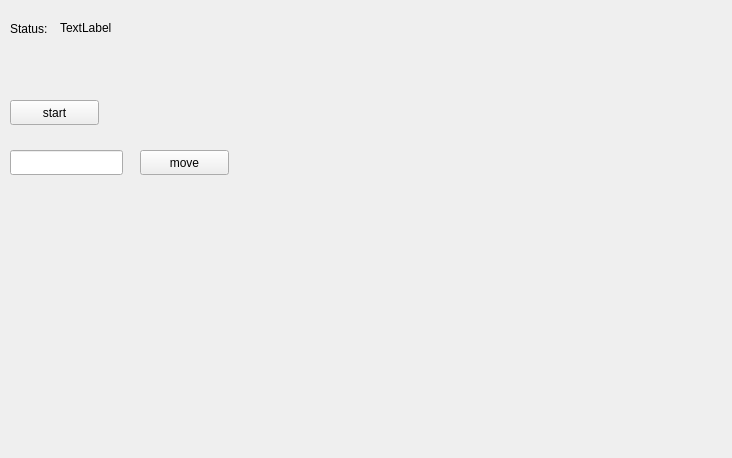
<?xml version="1.0" encoding="UTF-8"?>
<ui version="4.0">
 <class>NeroMainwindown</class>
 <widget class="QWidget" name="NeroMainwindown">
  <property name="geometry">
   <rect>
    <x>0</x>
    <y>0</y>
    <width>732</width>
    <height>458</height>
   </rect>
  </property>
  <property name="windowTitle">
   <string>Form</string>
  </property>
  <widget class="QPushButton" name="btn_start">
   <property name="geometry">
    <rect>
     <x>10</x>
     <y>100</y>
     <width>89</width>
     <height>25</height>
    </rect>
   </property>
   <property name="text">
    <string>start</string>
   </property>
  </widget>
  <widget class="QLabel" name="label">
   <property name="geometry">
    <rect>
     <x>10</x>
     <y>20</y>
     <width>67</width>
     <height>17</height>
    </rect>
   </property>
   <property name="text">
    <string>Status:</string>
   </property>
  </widget>
  <widget class="QLabel" name="lb_status">
   <property name="geometry">
    <rect>
     <x>60</x>
     <y>20</y>
     <width>371</width>
     <height>16</height>
    </rect>
   </property>
   <property name="text">
    <string>TextLabel</string>
   </property>
  </widget>
  <widget class="QPushButton" name="btn_move">
   <property name="geometry">
    <rect>
     <x>140</x>
     <y>150</y>
     <width>89</width>
     <height>25</height>
    </rect>
   </property>
   <property name="text">
    <string>move</string>
   </property>
  </widget>
  <widget class="QLineEdit" name="le_move">
   <property name="geometry">
    <rect>
     <x>10</x>
     <y>150</y>
     <width>113</width>
     <height>25</height>
    </rect>
   </property>
  </widget>
 </widget>
 <resources/>
 <connections/>
</ui>
